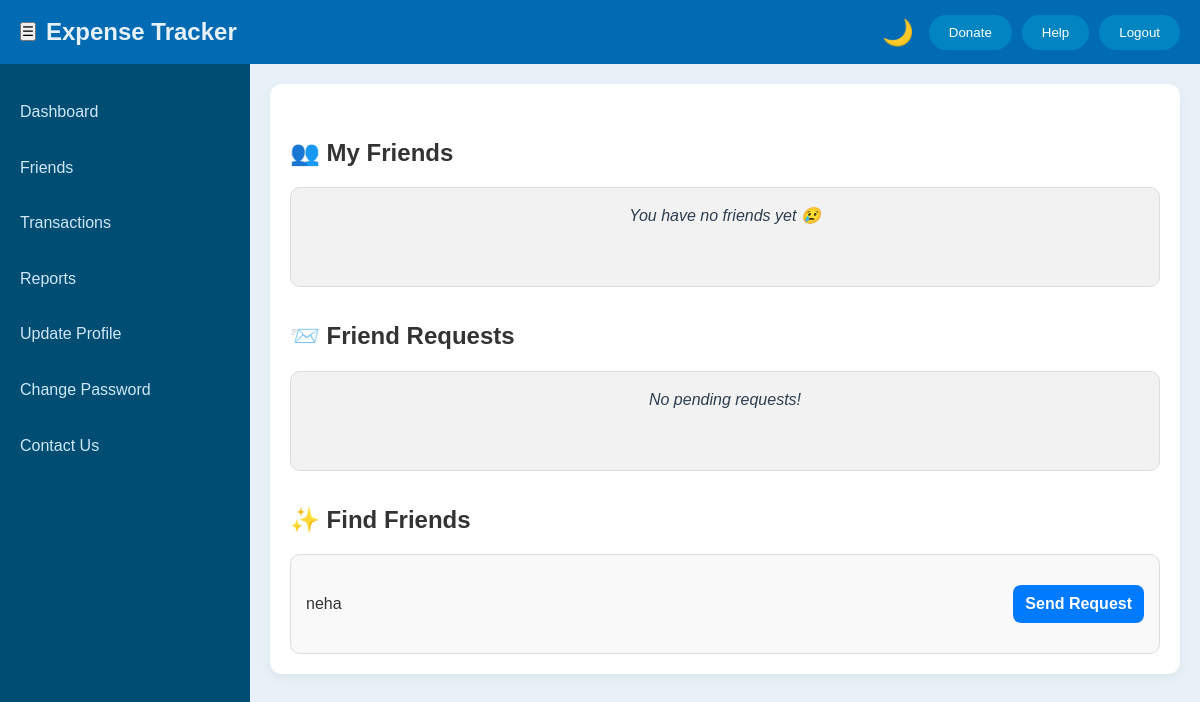
The page /friends/ (signed in) on the database as committed earlier.
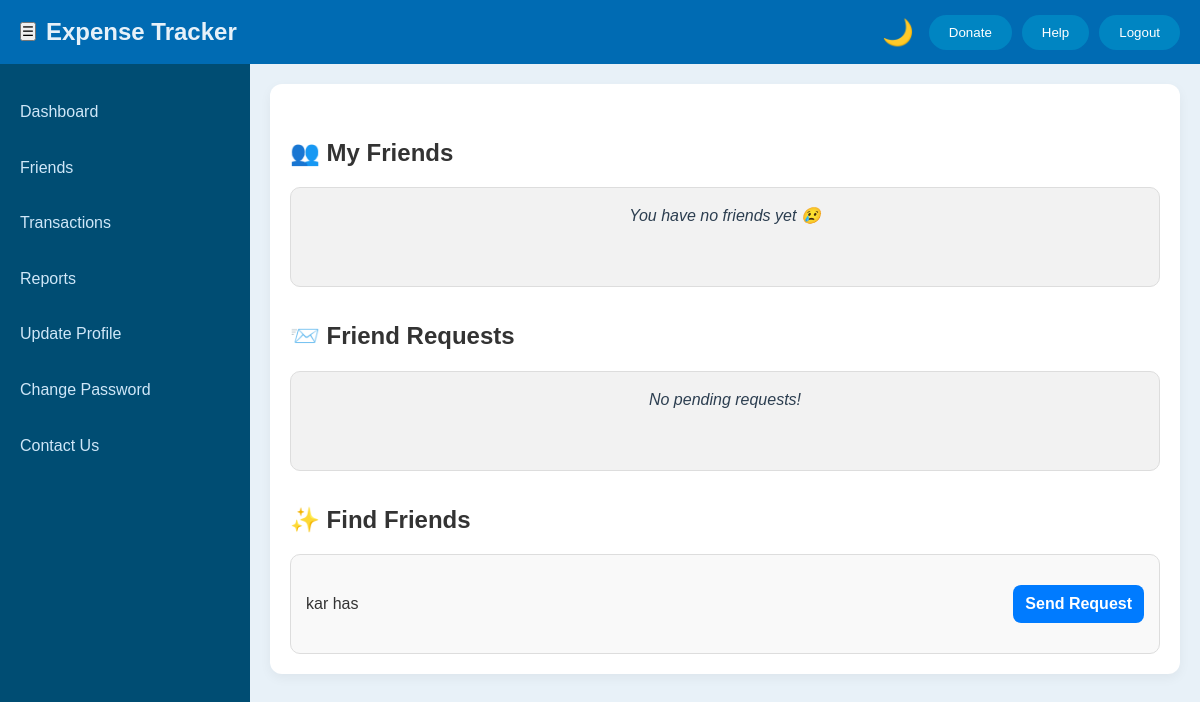
The same page on the database as committed later.
### mainapp/models.py (models this page shows)
class User(AbstractBaseUser, PermissionsMixin):
    name = models.CharField(max_length=255)
    email = models.EmailField(unique=True)
    username = models.CharField(max_length=100, unique=True)
    number = models.CharField(max_length=15)
    created_at = models.DateTimeField(auto_now_add=True)
    updated_at = models.DateTimeField(auto_now=True)
    is_admin = models.BooleanField(default=False)
    is_active = models.BooleanField(default=True)
    is_staff = models.BooleanField(default=False)
    objects = UserManager()
    USERNAME_FIELD = 'email'
    REQUIRED_FIELDS = ['username', 'name', 'number']

### friendship/views.py (the view)
# urls.py: path('', views.friends_page, name='friends_page'),
@login_required
def friends_page(request):
    user = request.user
    my_friends_qs = Friendship.objects.filter(user1=user) | Friendship.objects.filter(user2=user)
    my_friends = [f.user2 if f.user1 == user else f.user1 for f in my_friends_qs]
    friend_requests = FriendRequest.objects.filter(to_user=user, is_active=True, is_rejected=False)
    friend_ids = [f.id for f in my_friends]
    sent_request_ids = FriendRequest.objects.filter(from_user=user, is_active=True).values_list('to_user_id', flat=True)
    received_request_ids = FriendRequest.objects.filter(to_user=user, is_active=True).values_list('from_user_id', flat=True)
    exclude_ids = set(friend_ids) | set(sent_request_ids) | set(received_request_ids) | {user.id}
    suggestions = User.objects.exclude(id__in=exclude_ids)
    return render(request, 'friends/friends.html', {
        'my_friends': my_friends,
        'friend_requests': friend_requests,
        'suggestions': suggestions,
    })

### templates/FRIENDS/friends.html (shortened to what this page needs)
{% load static %}
<!DOCTYPE html>
<html lang="en">
<head>
    <link rel="stylesheet" href="{% static 'css/DASHBOARD/dashboard.css' %}">
    <link rel="stylesheet" href="{% static 'css/FRIENDS/friends.css' %}">
    <link rel="stylesheet" href="{% static 'css/DASHBOARD/theme.css' %}">
</head>
<body class="friends-page">
    <div class="container">
        <nav class="navbar">
            <div class="navbar-left">
                <button class="sidebar-button" id="toggleSidebar">☰</button>
                <span class="site-title">Expense Tracker</span>
            </div>
            <div class="navbar-right">
                <span id="themeToggle" onclick="toggleTheme()">🌙</span>
                <button class="donate-btn" id="donateButton">Donate</button>
                <button class="help-btn" id="helpButton">Help</button>
                <button class="logout-btn" id="logoutButton">Logout</button>
            </div>
        </nav>
        <div class="content-area">
            <aside class="sidebar" id="sidebar">
                <ul class="sidebar-menu">
                    <li><a href="{% url 'dashboard' %}">Dashboard</a></li>
                    <li><a href="{% url 'friends_page' %}">Friends</a>
                    <li><a href="#">Transactions</a></li>
                    <li><a href="#">Reports</a></li>
                    <li><a href="{% url 'update_profile_page' %}">Update Profile</a></li>
                    <li><a href="{% url 'setting' %}">Change Password</a></li>
                    <li><a href="{% url 'contact' %}">Contact Us</a></li>
                </ul>
            </aside>
            <main class="main-content">
                <div class="friends-container">
                    <h2>👥 My Friends</h2>
                    <div class="friend-grid">
                        {% for f in my_friends %}
                        <div class="friend-box">
                            <p>{{ f.username }}</p>
                        </div>
                        {% empty %}
                        <div class="friend-box empty">You have no friends yet 😢</div>
                        {% endfor %}
                    </div>
                    <h2>📨 Friend Requests</h2>
                    <div class="friend-grid">
                        {% for fr in friend_requests %}
                        <div class="friend-box row">
                            <p class="friend-name">{{ fr.from_user.username }}</p>
                            <div class="btn-group">
                                <a href="{% url 'confirm_friend_request' fr.id %}" class="btn accept">Accept</a>
                                <a href="{% url 'reject_friend_request' fr.id %}" class="btn decline">Decline</a>
                            </div>
                        </div>
                        {% empty %}
                        <div class="friend-box empty">No pending requests!</div>
                        {% endfor %}
                    </div>
                    <h2>✨ Find Friends</h2>
                    <div class="friend-grid">
                        {% for s in suggestions %}
                        <div class="friend-box row">
                            <p class="friend-name">{{ s.username }}</p>
                            <a href="{% url 'send_friend_request' s.id %}" class="btn send">Send Request</a>
                        </div>
                        {% empty %}
                        <div class="friend-box empty">No suggestions available.</div>
                        {% endfor %}
                    </div>
                </div>
            </main>
</body>
</html>

### static/css/DASHBOARD/dashboard.css (style rules this page uses)
* { margin: 0; padding: 0; box-sizing: border-box; }
body { font-family: Arial, sans-serif; line-height: 1.6; min-height: 100vh; display: flex; flex-direction: column; }
.navbar { display: flex; justify-content: space-between; align-items: center; height: 8vh; padding: 0 20px; }
.navbar-left { display: flex; align-items: center; }
.site-title { font-size: 24px; font-weight: bold; margin-left: 10px; color: #f0f0f0; }
.navbar-right button { border: none; padding: 10px 20px; margin-left: 10px; border-radius: 25px; cursor: pointer; transition: background-color 0.3s ease; }
.content-area { display: flex; flex-grow: 1; }
.sidebar { width: 250px; height: calc(100vh - 5vh); padding-top: 20px; position: fixed; transition: all 0.3s ease; cursor: pointer; }
.sidebar-menu { list-style: none; padding: 0; }
.sidebar-menu li a { color: white; text-decoration: none; display: block; padding: 15px 20px; transition: background-color 0.3s ease; }
.main-content { margin-left: 250px; padding: 20px; flex-grow: 1; }

### static/css/FRIENDS/friends.css (style rules this page uses)
:root { --primary-color: #0d6efd; --accept-color: #28a745; --decline-color: #dc3545; --send-color: #007bff; --bg-color: #ffffff; --box-bg: #f9f9f9; --empty-bg: #f2f2f2; --text-color: #333; --border-color: #ddd; --box-shadow: 0 4px 12px rgba(0, 0, 0, 0.05); }
.friends-container { padding: 20px; background-color: var(--bg-color); border-radius: 12px; box-shadow: var(--box-shadow); max-width: 100%; }
.friends-container h2 { margin-top: 30px; margin-bottom: 15px; color: var(--text-color); }
.friend-grid { display: grid; grid-template-columns: repeat(auto-fit, minmax(220px, 1fr)); gap: 15px; }
.friend-box { padding: 15px; border: 1px solid var(--border-color); border-radius: 10px; background-color: var(--box-bg); display: flex; flex-direction: column; justify-content: space-between; min-height: 100px; transition: box-shadow 0.3s ease-in-out; }
.friend-box.empty { text-align: center; font-style: italic; background-color: var(--empty-bg); }
.btn { padding: 6px 12px; border: none; border-radius: 8px; color: white; text-decoration: none; text-align: center; font-weight: bold; cursor: pointer; transition: background-color 0.3s ease; }
.send { background-color: var(--send-color); margin-top: 10px; }
.friend-box.row { flex-direction: row; align-items: center; justify-content: space-between; }
.friend-box.row .friend-name { margin: 0; font-weight: 500; color: var(--text-color); }
.friend-box.row .btn { margin-top: 0; }

### static/css/DASHBOARD/theme.css (style rules this page uses)
body { transition: background-color 0.4s ease, color 0.4s ease; }
body:not(.dark-mode) { background-color: #e8f1f8; color: #2c3e50; }
body:not(.dark-mode) .navbar { background-color: #006bb3; color: white; }
body:not(.dark-mode) .navbar-right { display: flex; justify-content: center; align-items: center; }
body:not(.dark-mode) .navbar-right span { background-color: transparent; color: white; cursor: pointer; font-size: 1.6rem; margin-right: 5px; transition: transform 0.2s ease; }
body:not(.dark-mode) .navbar-right button { background-color: #0085c2; color: white; }
body:not(.dark-mode) .sidebar { background-color: #004d73; color: white; }
body:not(.dark-mode) .sidebar-menu li a { color: #cfe7f8; }
body:not(.dark-mode) .site-title { color: #e6f1f9; }

Rows that differ between the two databases and show on the page:
removed User: username "neha"
added User: username "kar has"
